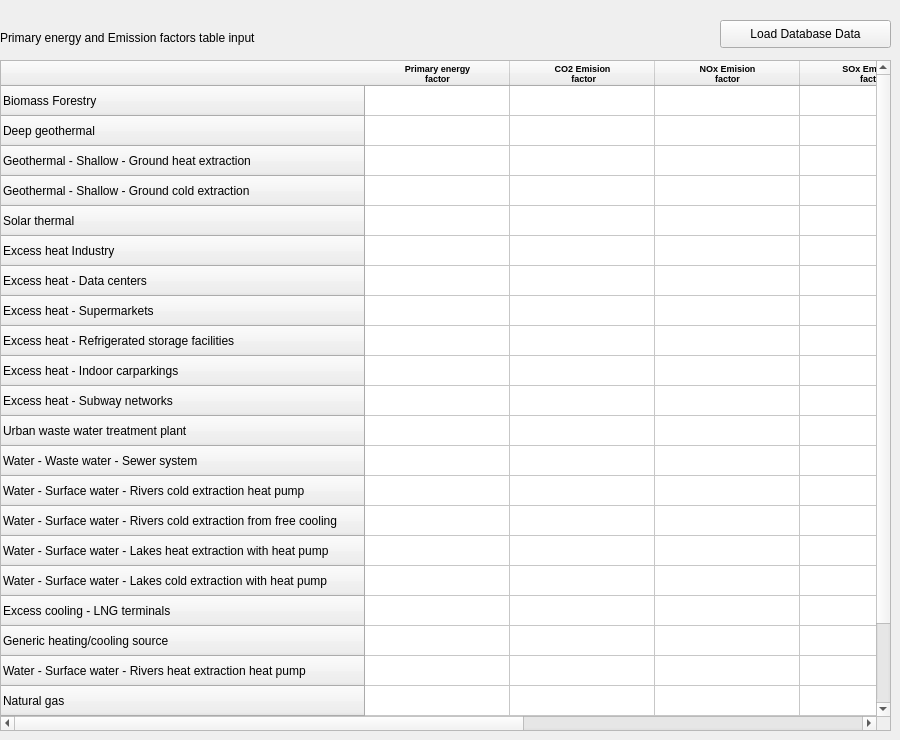
        <widget class="QWidget" name="smmTab">
         <attribute name="title">
          <string>Supply energy sources</string>
         </attribute>
         <widget class="QTableWidget" name="sourcesTable">
          <property name="geometry">
           <rect>
            <x>0</x>
            <y>60</y>
            <width>891</width>
            <height>671</height>
           </rect>
          </property>
          <attribute name="horizontalHeaderDefaultSectionSize">
           <number>145</number>
          </attribute>
          <row>
           <property name="text">
            <string>Biomass Forestry</string>
           </property>
          </row>
          <row>
           <property name="text">
            <string>Deep geothermal</string>
           </property>
          </row>
          <row>
           <property name="text">
            <string>Geothermal - Shallow - Ground heat extraction</string>
           </property>
          </row>
          <row>
           <property name="text">
            <string>Geothermal - Shallow - Ground cold extraction</string>
           </property>
          </row>
          <row>
           <property name="text">
            <string>Solar thermal</string>
           </property>
          </row>
          <row>
           <property name="text">
            <string>Excess heat Industry</string>
           </property>
          </row>
          <row>
           <property name="text">
            <string>Excess heat - Data centers</string>
           </property>
          </row>
          <row>
           <property name="text">
            <string>Excess heat - Supermarkets</string>
           </property>
          </row>
          <row>
           <property name="text">
            <string>Excess heat - Refrigerated storage facilities</string>
           </property>
          </row>
          <row>
           <property name="text">
            <string>Excess heat - Indoor carparkings</string>
           </property>
          </row>
          <row>
           <property name="text">
            <string>Excess heat - Subway networks</string>
           </property>
          </row>
          <row>
           <property name="text">
            <string>Urban waste water treatment plant</string>
           </property>
          </row>
          <row>
           <property name="text">
            <string>Water - Waste water - Sewer system</string>
           </property>
          </row>
          <row>
           <property name="text">
            <string>Water - Surface water - Rivers cold extraction heat pump</string>
           </property>
          </row>
          <row>
           <property name="text">
            <string>Water - Surface water - Rivers cold extraction from free cooling</string>
           </property>
          </row>
          <row>
           <property name="text">
            <string>Water - Surface water - Lakes heat extraction with heat pump</string>
           </property>
          </row>
          <row>
           <property name="text">
            <string>Water - Surface water - Lakes cold extraction with heat pump</string>
           </property>
          </row>
          <row>
           <property name="text">
            <string>Excess cooling - LNG terminals</string>
           </property>
          </row>
          <row>
           <property name="text">
            <string>Generic heating/cooling source</string>
           </property>
          </row>
          <row>
           <property name="text">
            <string>Water - Surface water - Rivers heat extraction heat pump</string>
           </property>
          </row>
          <row>
           <property name="text">
            <string>Natural gas</string>
           </property>
          </row>
          <row>
           <property name="text">
            <string>Electricity</string>
           </property>
          </row>
          <row>
           <property name="text">
            <string>Heating Oil</string>
           </property>
          </row>
          <row>
           <property name="text">
            <string>Coal and Peat</string>
           </property>
          </row>
          <column>
           <property name="text">
            <string>Primary energy 
factor</string>
           </property>
           <property name="font">
            <font>
             <pointsize>7</pointsize>
             <weight>75</weight>
             <bold>true</bold>
            </font>
           </property>
          </column>
          <column>
           <property name="text">
            <string>CO2 Emision
 factor</string>
           </property>
           <property name="font">
            <font>
             <pointsize>7</pointsize>
             <weight>75</weight>
             <bold>true</bold>
            </font>
           </property>
          </column>
          <column>
           <property name="text">
            <string>NOx Emision
factor</string>
           </property>
           <property name="font">
            <font>
             <pointsize>7</pointsize>
             <weight>75</weight>
             <bold>true</bold>
            </font>
           </property>
          </column>
          <column>
           <property name="text">
            <string>SOx Emission
factor</string>
           </property>
           <property name="font">
            <font>
             <pointsize>7</pointsize>
             <weight>75</weight>
             <bold>true</bold>
            </font>
           </property>
          </column>
          <column>
           <property name="text">
            <string>PM10 Emision 
factor</string>
           </property>
           <property name="font">
            <font>
             <pointsize>7</pointsize>
             <weight>75</weight>
             <bold>true</bold>
            </font>
           </property>
          </column>
          <item row="0" column="0">
           <property name="text">
            <string/>
           </property>
           <property name="flags">
            <set>ItemIsSelectable|ItemIsEditable|ItemIsEnabled</set>
           </property>
          </item>
          <item row="2" column="0">
           <property name="text">
            <string/>
           </property>
           <property name="flags">
            <set>ItemIsSelectable|ItemIsEditable|ItemIsEnabled</set>
           </property>
          </item>
          <item row="3" column="0">
           <property name="text">
            <string/>
           </property>
           <property name="flags">
            <set>ItemIsSelectable|ItemIsEditable|ItemIsEnabled</set>
           </property>
          </item>
          <item row="4" column="0">
           <property name="text">
            <string/>
           </property>
           <property name="flags">
            <set>ItemIsSelectable|ItemIsEditable|ItemIsEnabled</set>
           </property>
          </item>
          <item row="5" column="0">
           <property name="text">
            <string/>
           </property>
           <property name="flags">
            <set>ItemIsSelectable|ItemIsEditable|ItemIsEnabled</set>
           </property>
          </item>
          <item row="6" column="0">
           <property name="text">
            <string/>
           </property>
           <property name="flags">
            <set>ItemIsSelectable|ItemIsEditable|ItemIsEnabled</set>
           </property>
          </item>
          <item row="7" column="0">
           <property name="text">
            <string/>
           </property>
           <property name="flags">
            <set>ItemIsSelectable|ItemIsEditable|ItemIsEnabled</set>
           </property>
          </item>
          <item row="8" column="0">
           <property name="text">
            <string/>
           </property>
           <property name="flags">
            <set>ItemIsSelectable|ItemIsEditable|ItemIsEnabled</set>
           </property>
          </item>
          <item row="9" column="0">
           <property name="text">
            <string/>
           </property>
          </item>
          <item row="10" column="0">
           <property name="text">
            <string/>
           </property>
           <property name="flags">
            <set>ItemIsSelectable|ItemIsEditable|ItemIsEnabled</set>
           </property>
          </item>
          <item row="11" column="0">
           <property name="text">
            <string/>
           </property>
           <property name="flags">
            <set>ItemIsSelectable|ItemIsEditable|ItemIsEnabled</set>
           </property>
          </item>
          <item row="12" column="0">
           <property name="text">
            <string/>
           </property>
           <property name="flags">
            <set>ItemIsSelectable|ItemIsEditable|ItemIsEnabled</set>
           </property>
          </item>
          <item row="15" column="0">
           <property name="text">
            <string/>
           </property>
           <property name="flags">
            <set>ItemIsEnabled</set>
           </property>
          </item>
          <item row="16" column="0">
           <property name="text">
            <string/>
           </property>
           <property name="flags">
            <set>ItemIsEnabled</set>
           </property>
          </item>
          <item row="18" column="0">
           <property name="text">
            <string/>
           </property>
           <property name="flags">
            <set>ItemIsUserCheckable|ItemIsEnabled</set>
           </property>
          </item>
         </widget>
         <widget class="QLabel" name="label_46">
          <property name="geometry">
           <rect>
            <x>0</x>
            <y>30</y>
            <width>331</width>
            <height>16</height>
           </rect>
          </property>
          <property name="text">
           <string>Primary energy and Emission factors table input</string>
          </property>
         </widget>
         <widget class="QPushButton" name="defaultData">
          <property name="geometry">
           <rect>
            <x>720</x>
            <y>20</y>
            <width>171</width>
            <height>28</height>
           </rect>
          </property>
          <property name="text">
           <string>Load Database Data</string>
          </property>
         </widget>
        </widget>
